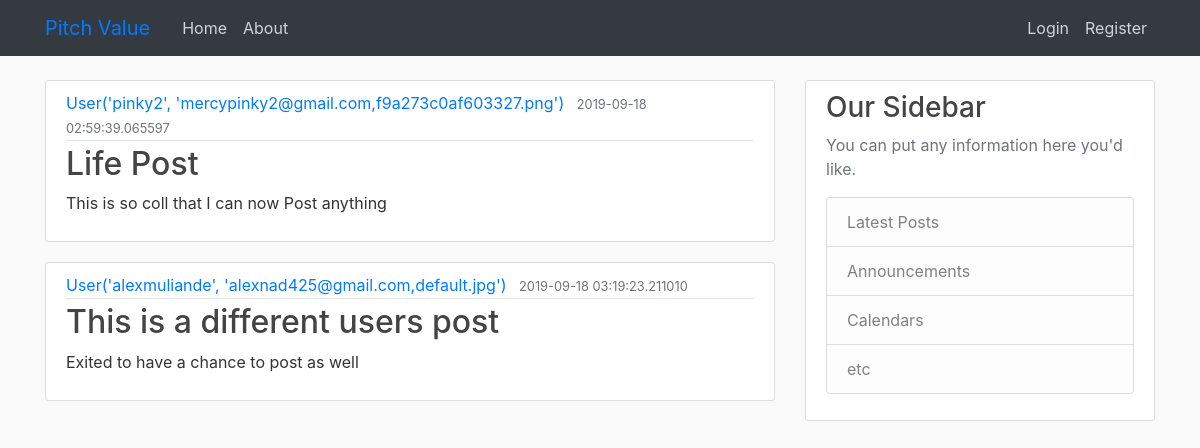
Before: / with the older database file.
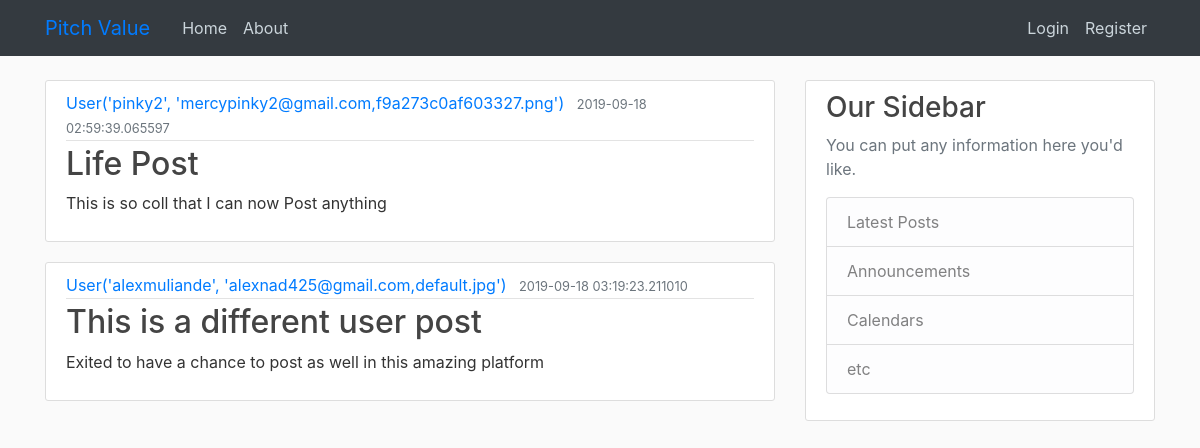
After: the same page with the newer database file.
### pitch/models.py (models this page shows, shortened)
class Post(db.Model):
    id = db.Column(db.Integer,primary_key=True)
    title = db.Column(db.String(100), nullable=False)
    date_posted = db.Column (db.DateTime, nullable=False, default=datetime.utcnow)
    content = db.Column(db.Text, nullable=False)
    user_id = db.Column(db.Integer, db.ForeignKey('user.id'), nullable = False)

class User(db.Model, UserMixin):
    id = db.Column(db.Integer,primary_key=True)
    username = db.Column(db.String(20),unique=True,nullable=False)
    email = db.Column(db.String(20),unique=True,nullable=False)
    image_file = db.Column(db.String(20), nullable=False, default='default.jpg')
    password = db.Column(db.String(60), nullable=False)
    posts = db.relationship('Post', backref='author', lazy=True)
    def __repr__ (self):
        return f"User('{self.username}', '{self.email},{self.image_file}')"

### pitch/routes.py (the view)
@app.route('/')
def home():
    posts=Post.query.all()
    return render_template('home.html', posts=posts)

### pitch/templates/home.html
{% extends "layout.html"%}
{% block content%}
    {% for post in posts %}
    <article class="media content-section">
            <div class="media-body">
              <div class="article-metadata">
                <a class="mr-2" href="#">{{ post.author }}</a>
                <small class="text-muted">{{ post.date_posted }}</small>
              </div>
              <h2><a class="article-title" href="#">{{ post.title }}</a></h2>
              <p class="article-content">{{ post.content }}</p>
            </div>
          </article>
    {% endfor %}
{% endblock content%}

Changed rows visible on the page:
changed Post "User('alexmuliande', 'alexnad425@gmail.com,default.jpg')": title "This is a different users post" → "This is a different user post"; content "Exited to have a chance to post as well" → "Exited to have a chance to post as well in this amazing platform"
